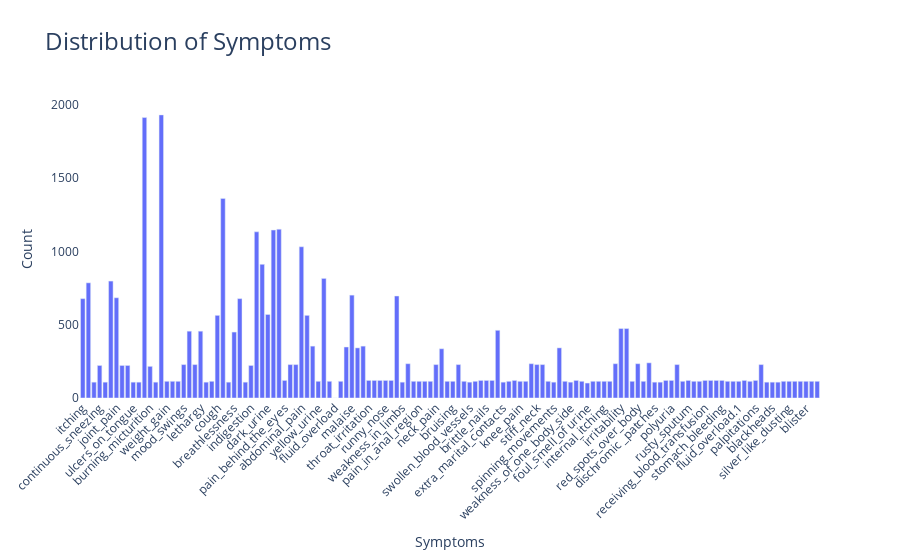

Notebook code cell kept with this figure:
### Markdown cell above
#####  Distribution of Symptoms

### Code cell
# Distribution of Symptoms
symptoms = data.columns[:-1]
symptom_counts = data[symptoms].sum()

# Create a DataFrame for Plotly
symptom_df = pd.DataFrame({'Symptom': symptom_counts.index, 'Count': symptom_counts.values})

# Create the interactive bar plot
fig = px.bar(symptom_df, 
             x='Symptom', 
             y='Count', 
             title='Distribution of Symptoms',
             labels={'Count': 'Count of Occurrences'},
             hover_data={'Symptom': True, 'Count': True})

# Customize layout
fig.update_layout(
    xaxis_title="Symptoms",
    yaxis_title="Count",
    title_font_size=24,
    xaxis_tickangle=-45,
    paper_bgcolor='white',
    plot_bgcolor='white',
)

# Show the interactive plot
fig.show()

### Figure 1 — Plotly figure (JSON) as saved in the notebook; plotly's stock layout.template omitted (floating-point values rounded to 4 significant figures; data arrays with more than 128 entries replaced by an {"elided": "..."} marker saying what was removed)
{"data": [{"alignmentgroup": "True", "hovertemplate": "Symptom=%{x}<br>Count of Occurrences=%{y}<extra></extra>", "legendgroup": "", "marker": {"color": "#636efa", "pattern": {"shape": ""}}, "name": "", "offsetgroup": "", "orientation": "v", "showlegend": false, "textposition": "auto", "type": "bar", "x": {"elided": "132 str values"}, "xaxis": "x", "y": {"elided": "132 int values"}, "yaxis": "y"}], "layout": {"barmode": "relative", "legend": {"tracegroupgap": 0}, "paper_bgcolor": "white", "plot_bgcolor": "white", "title": {"font": {"size": 24}, "text": "Distribution of Symptoms"}, "xaxis": {"anchor": "y", "domain": [0, 1], "tickangle": -45, "title": {"text": "Symptoms"}}, "yaxis": {"anchor": "x", "domain": [0, 1], "title": {"text": "Count"}}}}
